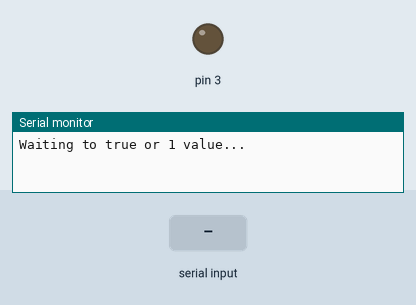
Bench run of a sketch on a simulated Arduino Uno, built with avr-gcc and run on an emulated ATmega328P. On the bench: output pins drawn as LEDs (lit = HIGH), the last lines printed to the serial monitor. The test bench sets the inputs (shaded band).

Above: at 1.2 s.
1.3 s: "1\n" received over Serial
At 1.9 s:
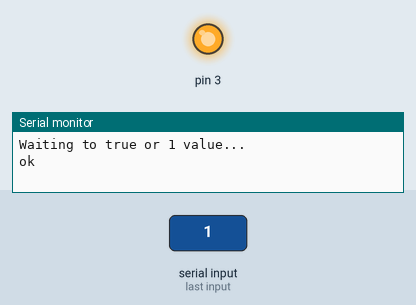
Timing chart, 0 to 4.3 s (numbered marks = the images above; inputs shaded):
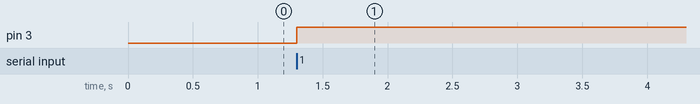

The sketch:

SerialReadArduino1.ino
```cpp
// https://www.tinkercad.com/things/7hURa9ntR6y

void setup()
{
    pinMode(3, OUTPUT);
    Serial.begin(9600);
    Serial.println("Waiting to true or 1 value... ");
}

void loop()
{

}


void serialEvent()
{
    while (!Serial.available());
    int action = Serial.parseInt();
    if (action == 1 ){ digitalWrite(3, !digitalRead(3)); Serial.println("ok");}
    else Serial.println();
    delay(1);
}
```

Measured:
- after the input at 1.3 s, pin 3: LOW → HIGH at once
